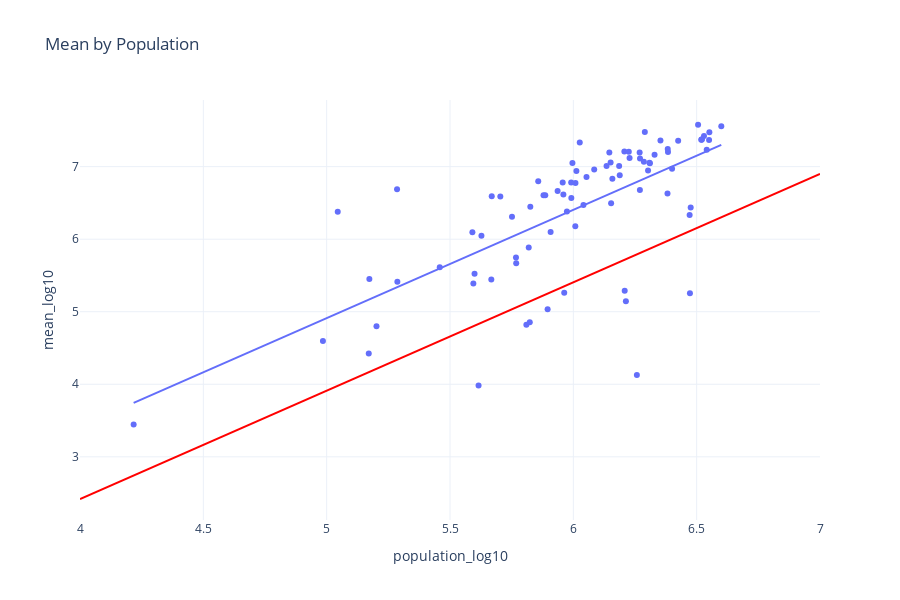

This figure's notebook cell:
### Code cell
fig = px.scatter(stats_c, x="population_log10", y="mean_log10", trendline="ols", hover_name='region_slug',
                 title='Mean by Population'
                )
fig.layout.template = 'plotly_white'
x = [4, 7]
y = [-3.5542 + (i * 1.4932)  for i in x]
fig.add_trace(
    go.Scatter(
        x=x,
        y=y,
        mode="lines",
        line=go.scatter.Line(color="red"),
        showlegend=False)
)
fig.show()

### Figure 1 — Plotly figure (JSON) as saved in the notebook; plotly's stock layout.template omitted (floating-point values rounded to 4 significant figures)
{"data": [{"hoverlabel": {"namelength": 0}, "hovertemplate": "<b>%{hovertext}</b><br><br>population_log10=%{x}<br>mean_log10=%{y}", "hovertext": ["aguascalientes", "arequipa", "asuncion", "barcelona", "barquisimeto", "barranquilla", "belem", "belpoman", "brasilia", "bridgetown", "bucaramanga", "cali", "campinas", "caracas", "cartagena", "ciudad_guayana", "cochabamba", "cordoba", "country_barbados", "country_belize", "country_guyana", "country_jamaica", "country_suriname", "country_the_bahamas", "country_trinidad_and_tobago", "country_uruguay", "cucuta", "cuenca", "curitiba", "florianopolis", "fortaleza", "georgetown", "goiania", "guatemala", "guayaquil", "joaopessoa", "joinville", "juarez", "kingston", "lapaz", "leon", "maceio", "managua", "manaus", "maracaibo", "maracay", "medellin", "mendoza", "merida", "montevideo", "nassau", "natal", "panamacity", "paramaribo", "pereira", "portauprince", "porto_alergre", "portofspain", "pueble", "queretaro", "quito", "recife", "rosario", "salvador", "sanfernado", "sanjose", "sanluispotosi", "sanpedrosula", "sansalvador", "santacruzdelasierra", "santamarta", "santiagocaballeros", "santodomingo", "santos", "saojosedoscampos", "saoluis", "sorocaba", "tegucigalpa", "teresina", "tijuana", "toluca", "torreon", "valencia", "vitoria"], "legendgroup": "", "marker": {"color": "#636efa", "symbol": "circle"}, "mode": "markers", "name": "", "showlegend": false, "type": "scatter", "x": [5.96, 5.886, 6.303, 4.985, 5.81, 6.286, 6.329, 4.217, 6.31, 5.173, 5.992, 6.384, 6.308, 6.382, 5.936, 5.616, 5.823, 6.153, 5.458, 5.599, 5.896, 6.471, 5.768, 5.595, 6.146, 6.541, 5.819, 5.667, 6.425, 6.476, 6.521, 5.171, 6.27, 6.506, 6.4, 6.009, 5.669, 6.158, 5.767, 5.963, 6.188, 6.012, 5.974, 6.269, 6.258, 6.213, 6.55, 5.908, 5.991, 6.135, 5.202, 6.521, 6.026, 5.287, 5.704, 6.473, 6.53, 5.285, 6.383, 5.996, 6.353, 6.551, 6.008, 6.519, 5.045, 6.29, 6.053, 5.627, 6.207, 6.27, 5.591, 5.858, 6.6, 6.151, 5.879, 6.085, 5.826, 5.751, 5.957, 6.228, 6.225, 6.041, 6.208, 6.186], "xaxis": "x", "y": [6.614, 6.606, 6.948, 4.596, 4.821, 7.069, 7.163, 3.446, 7.046, 5.452, 6.568, 7.203, 7.055, 6.63, 6.664, 3.984, 4.856, 6.497, 5.612, 5.522, 5.034, 6.335, 5.669, 5.389, 7.196, 7.232, 5.886, 5.444, 7.357, 6.435, 7.375, 4.424, 7.113, 7.578, 6.972, 6.775, 6.591, 6.833, 5.748, 5.263, 6.88, 6.939, 6.381, 7.194, 4.127, 5.143, 7.368, 6.1, 6.782, 7.008, 4.8, 7.375, 7.334, 5.413, 6.587, 5.255, 7.422, 6.689, 7.244, 7.052, 7.36, 7.473, 6.179, 7.372, 6.379, 7.479, 6.858, 6.049, 7.21, 6.677, 6.094, 6.798, 7.557, 7.058, 6.607, 6.961, 6.448, 6.309, 6.78, 7.118, 7.207, 6.472, 5.29, 7.009], "yaxis": "y"}, {"hoverlabel": {"namelength": 0}, "hovertemplate": "<b>OLS trendline</b><br>mean_log10 = 1.493167 * population_log10 + -2.554208<br>R<sup>2</sup>=0.468499<br><br>population_log10=%{x}<br>mean_log10=%{y} <b>(trend)</b>", "legendgroup": "", "marker": {"color": "#636efa", "symbol": "circle"}, "mode": "lines", "name": "", "showlegend": false, "type": "scatter", "x": [4.217, 4.985, 5.045, 5.171, 5.173, 5.202, 5.285, 5.287, 5.458, 5.591, 5.595, 5.599, 5.616, 5.627, 5.667, 5.669, 5.704, 5.751, 5.767, 5.768, 5.81, 5.819, 5.823, 5.826, 5.858, 5.879, 5.886, 5.896, 5.908, 5.936, 5.957, 5.96, 5.963, 5.974, 5.991, 5.992, 5.996, 6.008, 6.009, 6.012, 6.026, 6.041, 6.053, 6.085, 6.135, 6.146, 6.151, 6.153, 6.158, 6.186, 6.188, 6.207, 6.208, 6.213, 6.225, 6.228, 6.258, 6.269, 6.27, 6.27, 6.286, 6.29, 6.303, 6.308, 6.31, 6.329, 6.353, 6.382, 6.383, 6.384, 6.4, 6.425, 6.471, 6.473, 6.476, 6.506, 6.519, 6.521, 6.521, 6.53, 6.541, 6.55, 6.551, 6.6], "xaxis": "x", "y": [3.743, 4.889, 4.979, 5.166, 5.17, 5.213, 5.338, 5.34, 5.596, 5.794, 5.8, 5.807, 5.831, 5.849, 5.908, 5.911, 5.963, 6.033, 6.058, 6.059, 6.121, 6.135, 6.141, 6.144, 6.192, 6.224, 6.235, 6.249, 6.267, 6.31, 6.34, 6.345, 6.35, 6.366, 6.392, 6.393, 6.399, 6.417, 6.418, 6.423, 6.444, 6.466, 6.484, 6.531, 6.606, 6.623, 6.63, 6.633, 6.641, 6.682, 6.686, 6.714, 6.716, 6.723, 6.741, 6.745, 6.789, 6.806, 6.808, 6.808, 6.832, 6.838, 6.857, 6.865, 6.868, 6.896, 6.932, 6.975, 6.976, 6.978, 7.002, 7.039, 7.109, 7.111, 7.115, 7.16, 7.179, 7.182, 7.182, 7.196, 7.212, 7.226, 7.228, 7.3], "yaxis": "y"}, {"line": {"color": "red"}, "mode": "lines", "showlegend": false, "type": "scatter", "x": [4, 7], "y": [2.419, 6.898]}], "layout": {"height": 600, "legend": {"tracegroupgap": 0}, "title": {"text": "Mean by Population"}, "xaxis": {"anchor": "y", "domain": [0, 1], "title": {"text": "population_log10"}}, "yaxis": {"anchor": "x", "domain": [0, 1], "title": {"text": "mean_log10"}}}}
